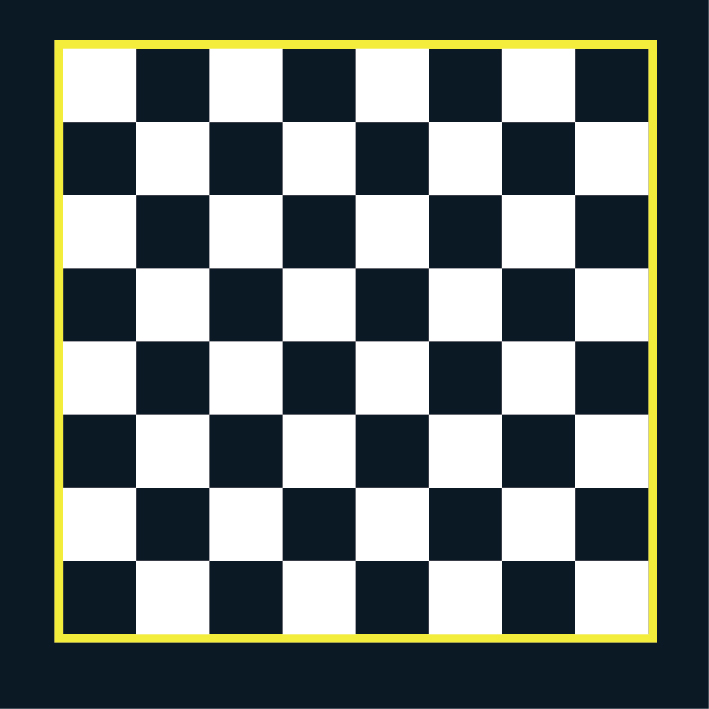
#> input picture idealBoard.jpg, 709 x 709 px
$ python findChessboardCorners.py
#> lines starting #> are read from the running program, lines starting #| are printed output that depends on the picture; after the words box and inside, x2 and y2 are one past the last pixel; in counts of white or black regions, pixels touching at a corner belong together
import numpy as np
import cv2


img = cv2.imread("idealBoard.jpg")
#> img is the input picture: shape (709, 709, 3); mean B, G, R 112.1, 112.4, 104.1
gray = cv2.cvtColor(img,cv2.COLOR_BGR2GRAY)
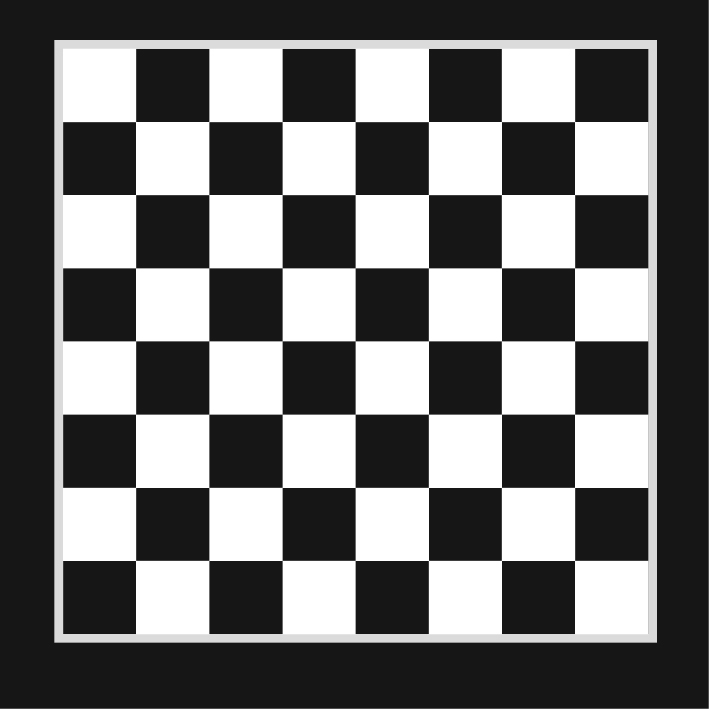
#> gray: shape (709, 709); min 21, max 255, mean 109.9
cv2.imshow("Gray", gray)

# Find the chess board corners
ret, corners = cv2.findChessboardCorners(gray, (7,7),None)
#> ret = True; corners = 49 rows, first 8: [135.6, 121.5], [209.4, 120.6], [281.7, 120.6], [355.6, 121.5], [428.7, 121.8], [500.9, 122.1], [574.2, 122.4], [135.6, 194.6]

# If found, add object points, image points (after refining them)
if ret == True:
    # Draw and display the corners
    img = cv2.drawChessboardCorners(img, (8,8), corners,ret)
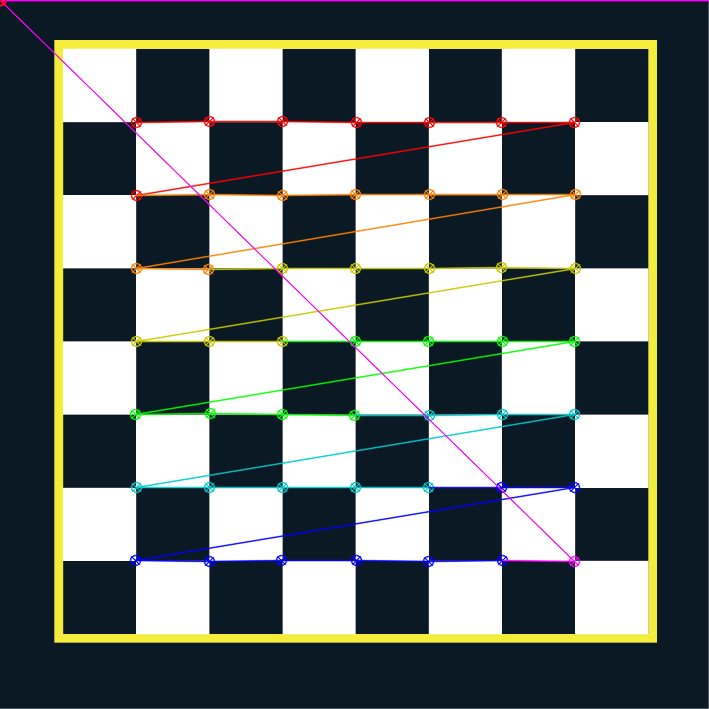
#> img: shape (709, 709, 3); 4.79% of pixels changed, all inside (x1, y1, x2, y2) = (0, 0, 709, 568)
    cv2.imshow('img',img)

cv2.waitKey(0)
cv2.destroyAllWindows()
